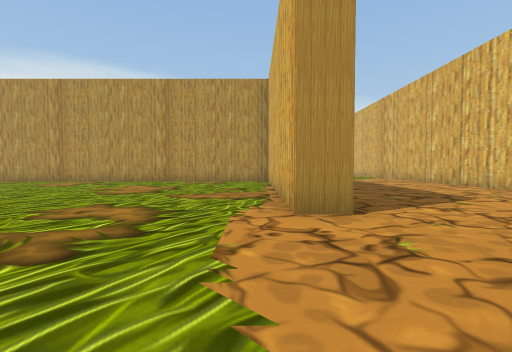
[1] (above)

24 first-person views from a walk through a scene from a Unity 3-D project. The camera is 1.2 m above the floor, tilts 2° down and sees 85° across. The floor is counted in squares, 2 m on a side. Each view is taken from the middle of a square. On the plan, view 1 faces up. The plan holds only what a view shows up to about 9 squares ahead; the rest is blank. The place goes on beyond the plan.

[2]
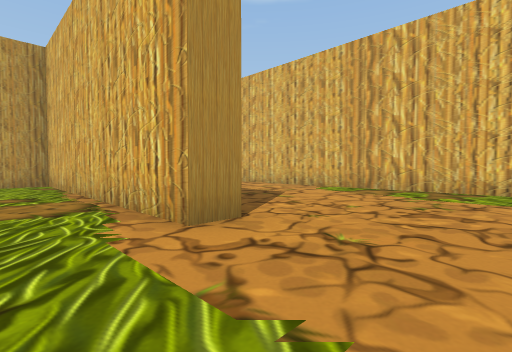

[3]
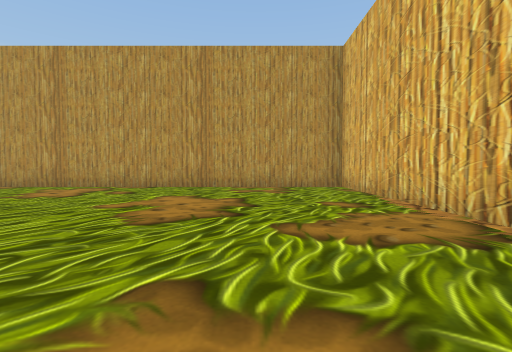

[4]
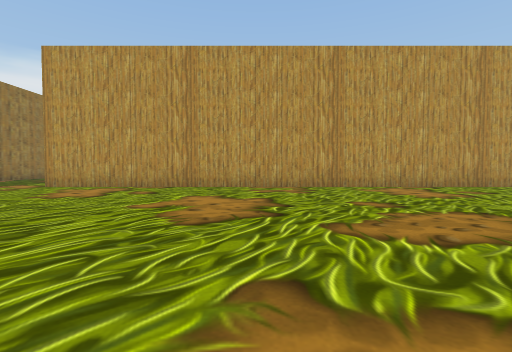

[5]
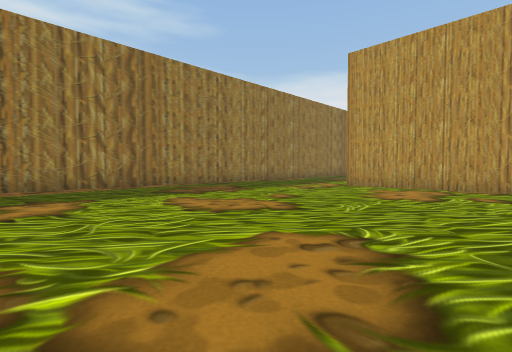

[6]
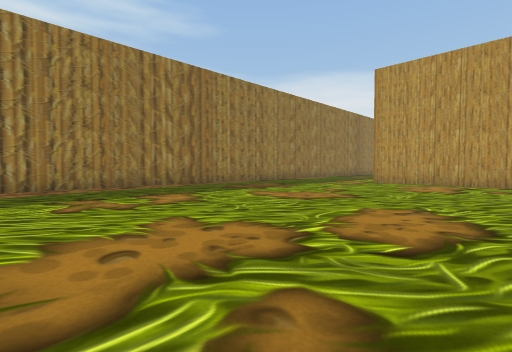

[7]
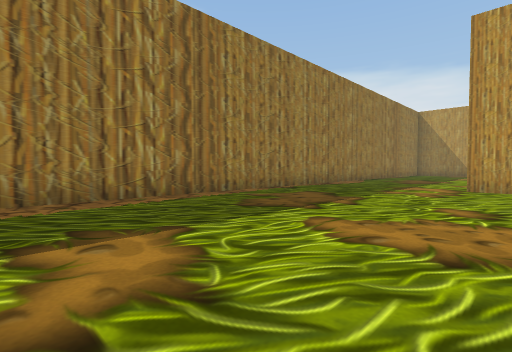

[8]
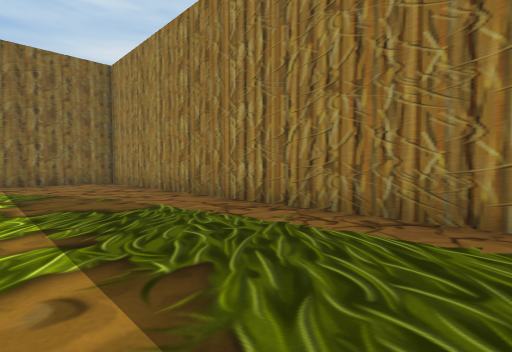

[9]
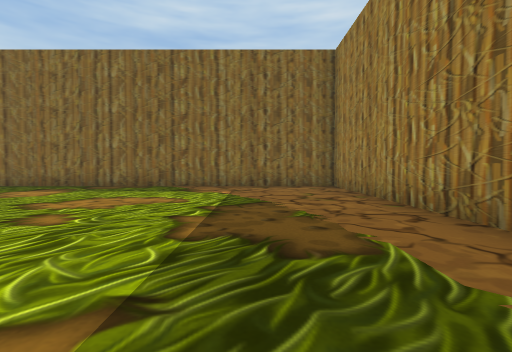

[10]
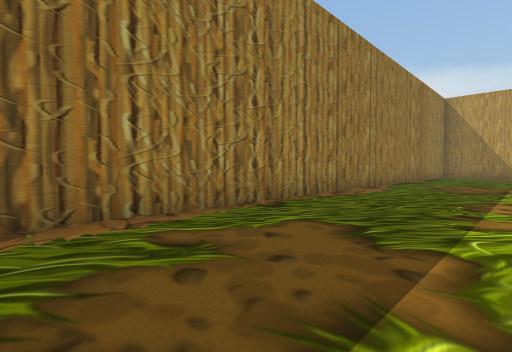

[11]
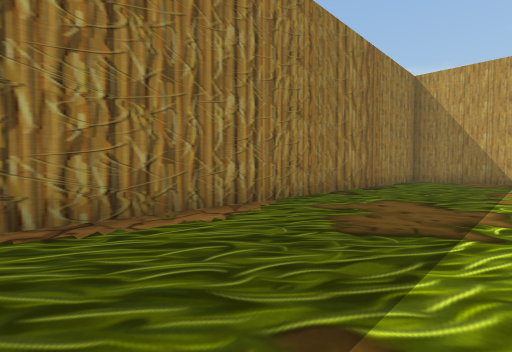

[12]
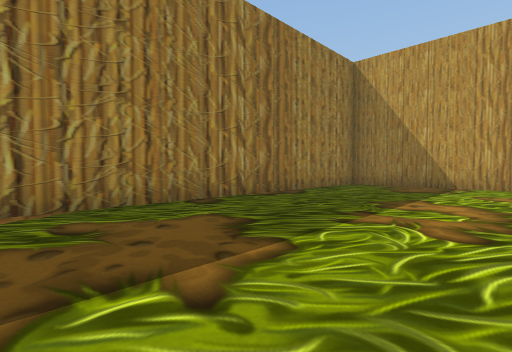

[13]
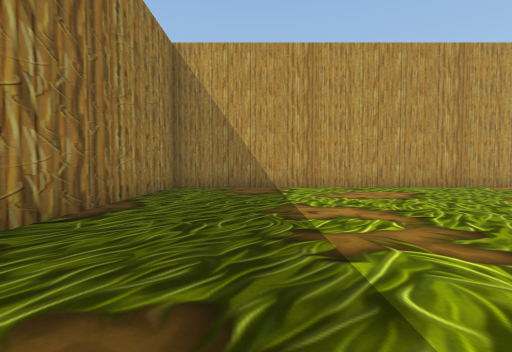

[14]
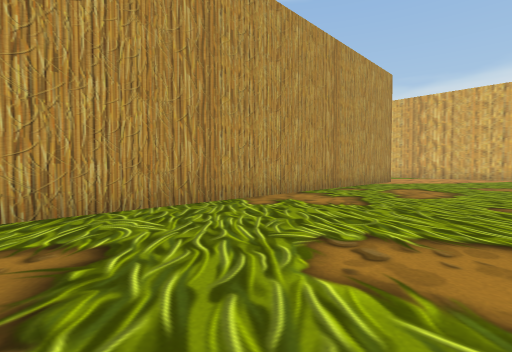

[15]
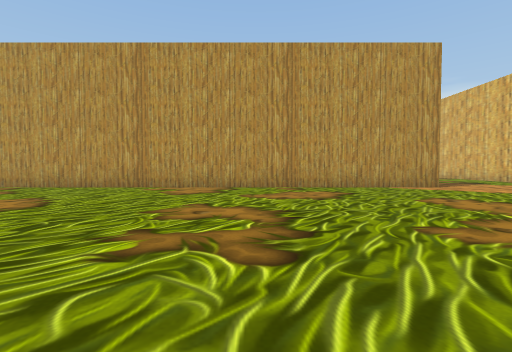

[16]
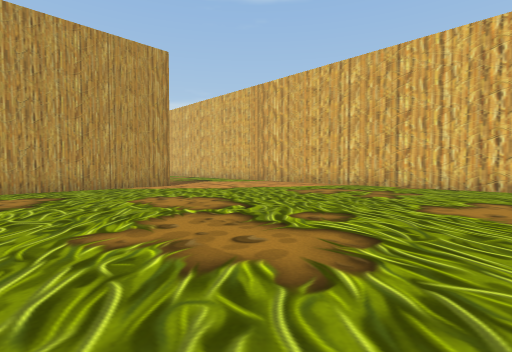

[17]
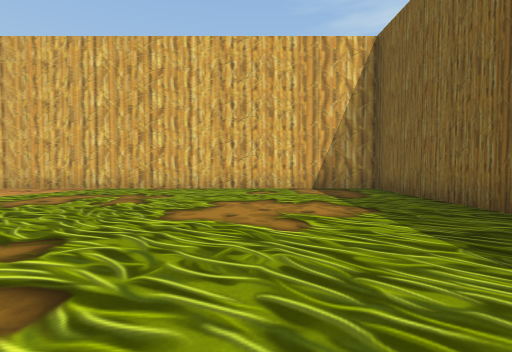

[18]
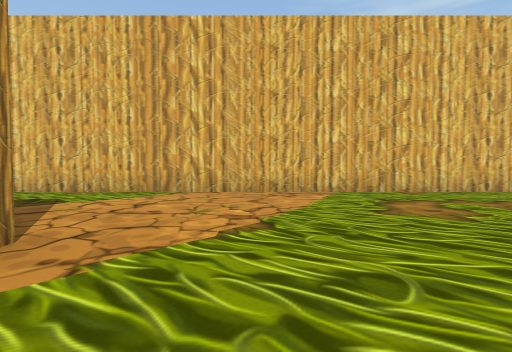

[19]
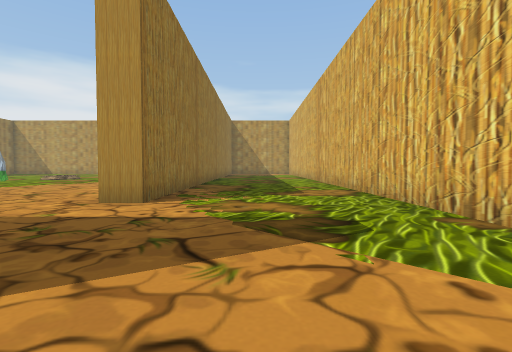

[20]
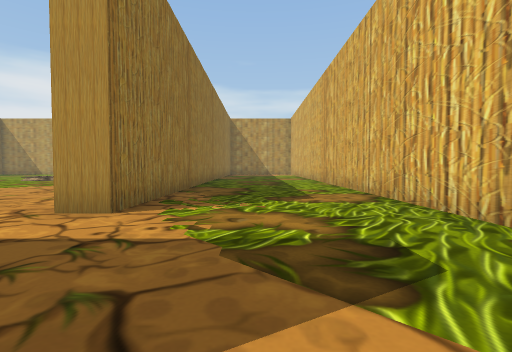

[21]
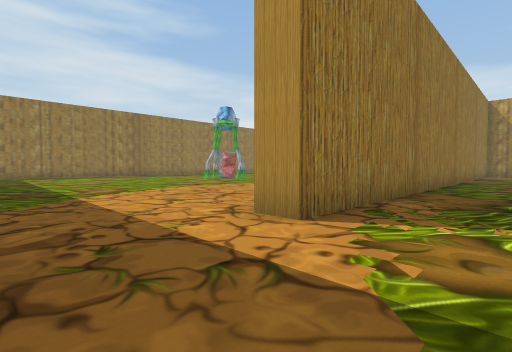

[22]
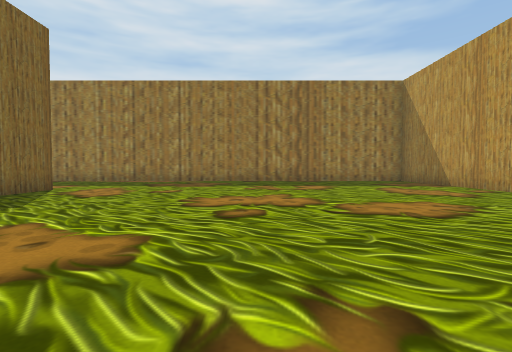

[23]
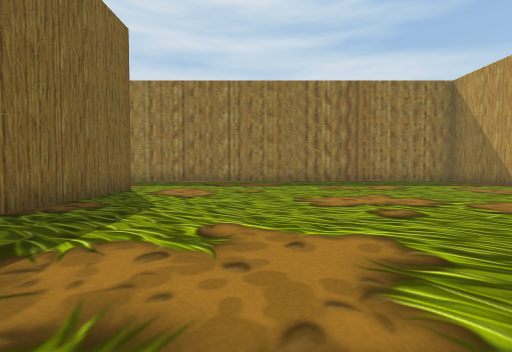

[24]
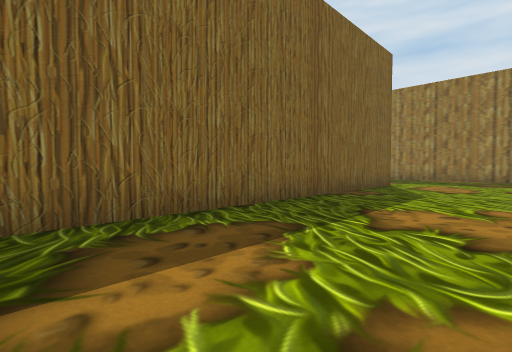

### Floor plan
Points are (right, up) in squares from view 1. A wall is a line through its corners. A room is listed if a view was taken in it or the views show most of it. See-through windows are left out.
Room 1 (views 1, 2, 3, 4, 5, 6, 7, 8, 9, 10)
walls: (1.2, 3.4) (0.5, 3.4) (0.5, 11.1) (-16.1, 11.1); (6.4, 1.2) (6.4, 9); (-20.3, 9.4) (-20.3, -5.3) (-10.2, -5.3)
ways out: opening at (-18.5, 10.2) to room 2
Room 2 (views 11, 12, 13, 14, 15, 16, 17, 18, 19, 20, 21, 22, 23, 24)
walls: (-3.8, 22.9) (-20.3, 22.9) (-20.3, 9.4); (-3.6, 11.8) (0.5, 11.8) (0.5, 32); (-16.1, 11.8) (-7.1, 11.8); (-3.8, 32.5) (-3.8, 26.5) (-4.6, 26.5)
ways out: opening at (-18.5, 10.2) to room 1; opening at (-4.7, 25)

Positions as (right, up) in squares from view 1, and headings:
1: (0, 0), facing up
2: (-1, 1), facing up-right
3: (-2, 3), facing up
4: (-10, 3), facing up
5: (-12, 3), facing up-left
6: (-12, 1), facing up-left
7: (-15, 3), facing up-left
8: (-17, 5), facing down-left
9: (-18, 3), facing down
10: (-17, 6), facing up-left
11: (-17, 11), facing up-left
12: (-16, 14), facing up-left
13: (-18, 15), facing up
14: (-15, 19), facing up-right
15: (-9, 15), facing up
16: (-8, 15), facing up-right
17: (-7, 15), facing right
18: (-6, 21), facing right
19: (-2, 22), facing up
20: (-2, 23), facing up
21: (-2, 24), facing up-left
22: (-9, 17), facing left
23: (-9, 15), facing left
24: (-7, 15), facing down-left
